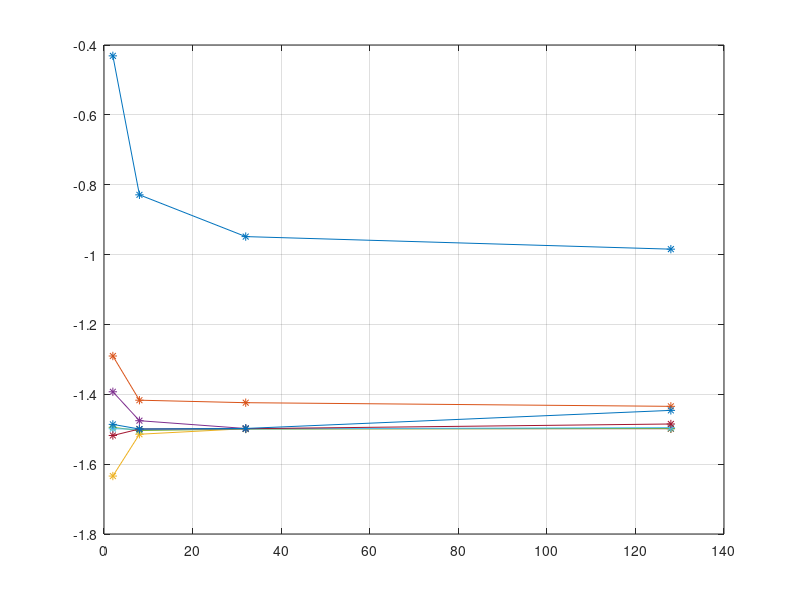

Source code (MATLAB):
clear all;

%% l2 [Order][Mesh]

%% Rel Error
l2 = ...
    [...
        +1.000000e+00 , +5.501554e-01 , +1.743443e-01 , +4.680941e-02 , +1.195660e-02 ; ...
        +4.291984e-01 , +7.173874e-02 , +1.006197e-02 , +1.397394e-03 , +1.912784e-04 ; ...
        +9.695191e-02 , +1.006321e-02 , +1.233065e-03 , +1.544785e-04 , +1.935198e-05 ; ...
        +1.558136e-02 , +2.259740e-03 , +2.921884e-04 , +3.662519e-05 , +4.588253e-06 ; ...
        +6.131810e-03 , +7.721627e-04 , +9.602295e-05 , +1.200947e-05 , +1.506019e-06 ; ...
        +2.459011e-03 , +3.079822e-04 , +3.848861e-05 , +4.818164e-06 , +6.061251e-07 ; ...
        +1.158815e-03 , +1.412935e-04 , +1.767610e-05 , +2.214026e-06 , +2.825523e-07 ; ...
        +5.629039e-04 , +7.172446e-05 , +8.972703e-06 , +1.125002e-06 , +1.515438e-07 ; ...
    ];


%% ABS Error
%l2 = ...
%    [...
%        8.23579E+01 , 4.53097E+01 , 1.43586E+01 , 3.85513E+00 , 9.84721E-01 ;...
%        3.53479E+01 , 5.90825E+00 , 8.28683E-01 , 1.15086E-01 , 1.57533E-02 ;...
%        7.98476E+00 , 8.28786E-01 , 1.01553E-01 , 1.27225E-02 , 1.59379E-03 ;...
%        1.28325E+00 , 1.86108E-01 , 2.40640E-02 , 3.01638E-03 , 3.77879E-04 ;...
%        5.05003E-01 , 6.35937E-02 , 7.90825E-03 , 9.89075E-04 , 1.24033E-04 ;...
%        2.02519E-01 , 2.53648E-02 , 3.16984E-03 , 3.96814E-04 , 4.99192E-05 ;...
%        9.54376E-02 , 1.16366E-02 , 1.45577E-03 , 1.82343E-04 , 2.32704E-05 ;...
%        4.63596E-02 , 5.90708E-03 , 7.38973E-04 , 9.26529E-05 , 1.24808E-05 ;...
%    ];

m = [2, 8, 32, 128, 512];
p = [1:8];
O = size(p, 2);
M = size(m, 2);

delta = zeros(O, M - 1);
for i = 1:M-1
    delta(:, i) = ...
        (log10(l2(:, i + 1)) - log10(l2(:, i))) / ...
        (log10(m(i + 1))     - log10(m(i)));
end

delta
plot(m(1:end - 1), delta, '-*');
grid